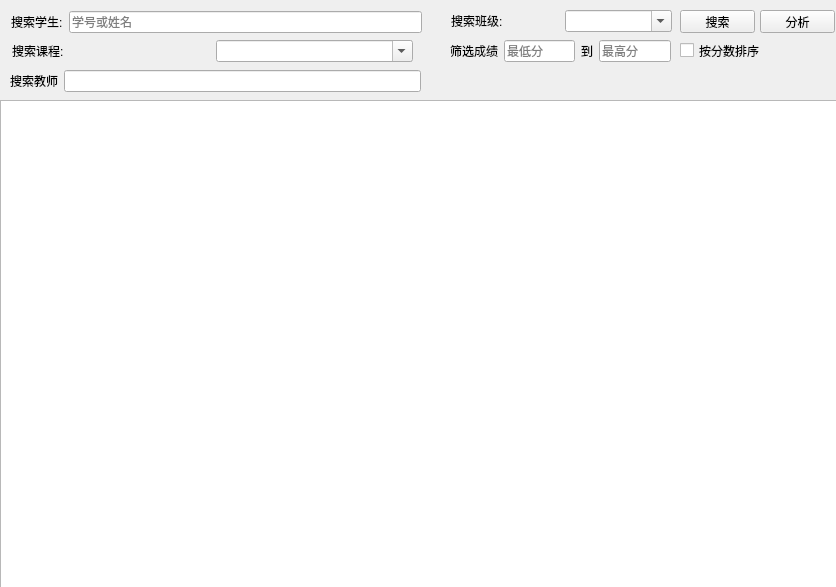
<?xml version="1.0" encoding="UTF-8"?>
<ui version="4.0">
 <class>TeacherManagement</class>
 <widget class="QWidget" name="TeacherManagement">
  <property name="geometry">
   <rect>
    <x>0</x>
    <y>0</y>
    <width>836</width>
    <height>587</height>
   </rect>
  </property>
  <property name="windowTitle">
   <string>教师模块</string>
  </property>
  <widget class="QTableView" name="mainTable">
   <property name="geometry">
    <rect>
     <x>0</x>
     <y>100</y>
     <width>841</width>
     <height>491</height>
    </rect>
   </property>
   <property name="editTriggers">
    <set>QAbstractItemView::NoEditTriggers</set>
   </property>
   <property name="selectionMode">
    <enum>QAbstractItemView::SingleSelection</enum>
   </property>
   <property name="selectionBehavior">
    <enum>QAbstractItemView::SelectRows</enum>
   </property>
  </widget>
  <widget class="QPushButton" name="searchButton">
   <property name="geometry">
    <rect>
     <x>680</x>
     <y>10</y>
     <width>75</width>
     <height>23</height>
    </rect>
   </property>
   <property name="text">
    <string>搜索</string>
   </property>
  </widget>
  <widget class="QCheckBox" name="willSort">
   <property name="geometry">
    <rect>
     <x>680</x>
     <y>40</y>
     <width>81</width>
     <height>21</height>
    </rect>
   </property>
   <property name="text">
    <string>按分数排序</string>
   </property>
  </widget>
  <widget class="QPushButton" name="pushButton">
   <property name="geometry">
    <rect>
     <x>760</x>
     <y>10</y>
     <width>75</width>
     <height>23</height>
    </rect>
   </property>
   <property name="text">
    <string>分析</string>
   </property>
  </widget>
  <widget class="QWidget" name="layoutWidget">
   <property name="geometry">
    <rect>
     <x>450</x>
     <y>40</y>
     <width>221</width>
     <height>22</height>
    </rect>
   </property>
   <layout class="QHBoxLayout" name="horizontalLayout_4">
    <item>
     <widget class="QLabel" name="label_4">
      <property name="text">
       <string>筛选成绩</string>
      </property>
     </widget>
    </item>
    <item>
     <widget class="QLineEdit" name="minScore">
      <property name="placeholderText">
       <string>最低分</string>
      </property>
     </widget>
    </item>
    <item>
     <widget class="QLabel" name="label_5">
      <property name="text">
       <string>到</string>
      </property>
     </widget>
    </item>
    <item>
     <widget class="QLineEdit" name="maxScore">
      <property name="placeholderText">
       <string>最高分</string>
      </property>
     </widget>
    </item>
   </layout>
  </widget>
  <widget class="QWidget" name="layoutWidget">
   <property name="geometry">
    <rect>
     <x>451</x>
     <y>10</y>
     <width>221</width>
     <height>22</height>
    </rect>
   </property>
   <layout class="QHBoxLayout" name="horizontalLayout_2">
    <item>
     <widget class="QLabel" name="label_3">
      <property name="text">
       <string>搜索班级:</string>
      </property>
     </widget>
    </item>
    <item>
     <widget class="QComboBox" name="classSearch">
      <property name="editable">
       <bool>true</bool>
      </property>
     </widget>
    </item>
   </layout>
  </widget>
  <widget class="QWidget" name="layoutWidget">
   <property name="geometry">
    <rect>
     <x>11</x>
     <y>11</y>
     <width>411</width>
     <height>22</height>
    </rect>
   </property>
   <layout class="QHBoxLayout" name="horizontalLayout">
    <item>
     <widget class="QLabel" name="label">
      <property name="text">
       <string>搜索学生:</string>
      </property>
     </widget>
    </item>
    <item>
     <widget class="QLineEdit" name="studentSearch">
      <property name="placeholderText">
       <string>学号或姓名</string>
      </property>
     </widget>
    </item>
   </layout>
  </widget>
  <widget class="QWidget" name="">
   <property name="geometry">
    <rect>
     <x>10</x>
     <y>70</y>
     <width>411</width>
     <height>22</height>
    </rect>
   </property>
   <layout class="QHBoxLayout" name="horizontalLayout_5">
    <item>
     <widget class="QLabel" name="label_6">
      <property name="text">
       <string>搜索教师</string>
      </property>
     </widget>
    </item>
    <item>
     <widget class="QLineEdit" name="teacherSearch"/>
    </item>
   </layout>
  </widget>
  <widget class="QWidget" name="">
   <property name="geometry">
    <rect>
     <x>12</x>
     <y>40</y>
     <width>401</width>
     <height>22</height>
    </rect>
   </property>
   <layout class="QHBoxLayout" name="horizontalLayout_3">
    <item>
     <widget class="QLabel" name="label_2">
      <property name="text">
       <string>搜索课程:</string>
      </property>
     </widget>
    </item>
    <item>
     <widget class="QComboBox" name="courseSearch">
      <property name="editable">
       <bool>true</bool>
      </property>
     </widget>
    </item>
   </layout>
  </widget>
 </widget>
 <resources/>
 <connections/>
</ui>
